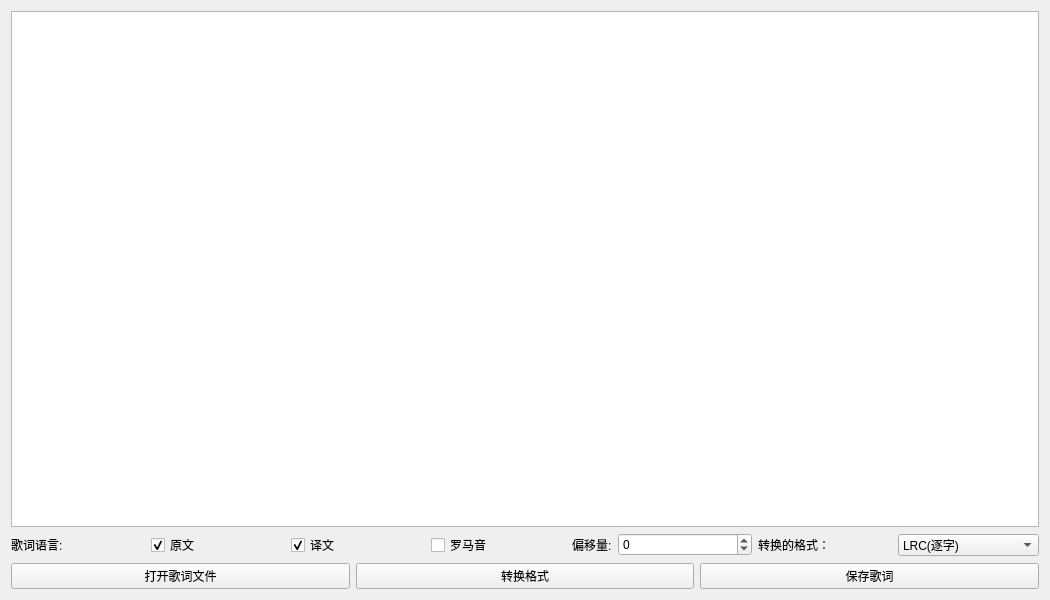
<?xml version="1.0" encoding="UTF-8"?>
<ui version="4.0">
 <class>open_lyrics</class>
 <widget class="QWidget" name="open_lyrics">
  <property name="geometry">
   <rect>
    <x>0</x>
    <y>0</y>
    <width>1050</width>
    <height>600</height>
   </rect>
  </property>
  <property name="windowTitle">
   <string>Form</string>
  </property>
  <layout class="QVBoxLayout" name="verticalLayout">
   <item>
    <widget class="QPlainTextEdit" name="plainTextEdit">
     <property name="lineWrapMode">
      <enum>QPlainTextEdit::LineWrapMode::NoWrap</enum>
     </property>
     <property name="readOnly">
      <bool>true</bool>
     </property>
    </widget>
   </item>
   <item>
    <layout class="QHBoxLayout" name="horizontalLayout_2">
     <item>
      <widget class="QLabel" name="label">
       <property name="text">
        <string>歌词语言:</string>
       </property>
      </widget>
     </item>
     <item>
      <widget class="QCheckBox" name="original_checkBox">
       <property name="text">
        <string>原文</string>
       </property>
       <property name="checked">
        <bool>true</bool>
       </property>
      </widget>
     </item>
     <item alignment="Qt::AlignmentFlag::AlignLeft">
      <widget class="QCheckBox" name="translate_checkBox">
       <property name="sizePolicy">
        <sizepolicy hsizetype="Fixed" vsizetype="Fixed">
         <horstretch>0</horstretch>
         <verstretch>0</verstretch>
        </sizepolicy>
       </property>
       <property name="text">
        <string>译文</string>
       </property>
       <property name="checked">
        <bool>true</bool>
       </property>
      </widget>
     </item>
     <item alignment="Qt::AlignmentFlag::AlignLeft">
      <widget class="QCheckBox" name="romanized_checkBox">
       <property name="sizePolicy">
        <sizepolicy hsizetype="Fixed" vsizetype="Fixed">
         <horstretch>0</horstretch>
         <verstretch>0</verstretch>
        </sizepolicy>
       </property>
       <property name="text">
        <string>罗马音</string>
       </property>
      </widget>
     </item>
     <item>
      <widget class="QLabel" name="label_5">
       <property name="sizePolicy">
        <sizepolicy hsizetype="Fixed" vsizetype="Preferred">
         <horstretch>0</horstretch>
         <verstretch>0</verstretch>
        </sizepolicy>
       </property>
       <property name="text">
        <string>偏移量:</string>
       </property>
      </widget>
     </item>
     <item>
      <widget class="QSpinBox" name="offset_spinBox">
       <property name="sizePolicy">
        <sizepolicy hsizetype="Preferred" vsizetype="Fixed">
         <horstretch>0</horstretch>
         <verstretch>0</verstretch>
        </sizepolicy>
       </property>
       <property name="wrapping">
        <bool>false</bool>
       </property>
       <property name="buttonSymbols">
        <enum>QAbstractSpinBox::ButtonSymbols::UpDownArrows</enum>
       </property>
       <property name="accelerated">
        <bool>false</bool>
       </property>
       <property name="showGroupSeparator" stdset="0">
        <bool>false</bool>
       </property>
       <property name="minimum">
        <number>-999999999</number>
       </property>
       <property name="maximum">
        <number>999999999</number>
       </property>
       <property name="singleStep">
        <number>100</number>
       </property>
      </widget>
     </item>
     <item>
      <widget class="QLabel" name="label_2">
       <property name="text">
        <string>转换的格式：</string>
       </property>
      </widget>
     </item>
     <item>
      <widget class="QComboBox" name="lyricsformat_comboBox">
       <item>
        <property name="text">
         <string>LRC(逐字)</string>
        </property>
       </item>
       <item>
        <property name="text">
         <string>LRC(逐行)</string>
        </property>
       </item>
       <item>
        <property name="text">
         <string>增强型LRC(ESLyric)</string>
        </property>
       </item>
       <item>
        <property name="text">
         <string>SRT</string>
        </property>
       </item>
       <item>
        <property name="text">
         <string>ASS</string>
        </property>
       </item>
      </widget>
     </item>
    </layout>
   </item>
   <item>
    <layout class="QHBoxLayout" name="horizontalLayout">
     <item>
      <widget class="QPushButton" name="open_pushButton">
       <property name="sizePolicy">
        <sizepolicy hsizetype="Minimum" vsizetype="Preferred">
         <horstretch>0</horstretch>
         <verstretch>0</verstretch>
        </sizepolicy>
       </property>
       <property name="text">
        <string>打开歌词文件</string>
       </property>
      </widget>
     </item>
     <item>
      <widget class="QPushButton" name="convert_pushButton">
       <property name="text">
        <string>转换格式</string>
       </property>
      </widget>
     </item>
     <item>
      <widget class="QPushButton" name="save_pushButton">
       <property name="sizePolicy">
        <sizepolicy hsizetype="Minimum" vsizetype="Preferred">
         <horstretch>0</horstretch>
         <verstretch>0</verstretch>
        </sizepolicy>
       </property>
       <property name="text">
        <string>保存歌词</string>
       </property>
      </widget>
     </item>
    </layout>
   </item>
  </layout>
 </widget>
 <resources/>
 <connections/>
</ui>
